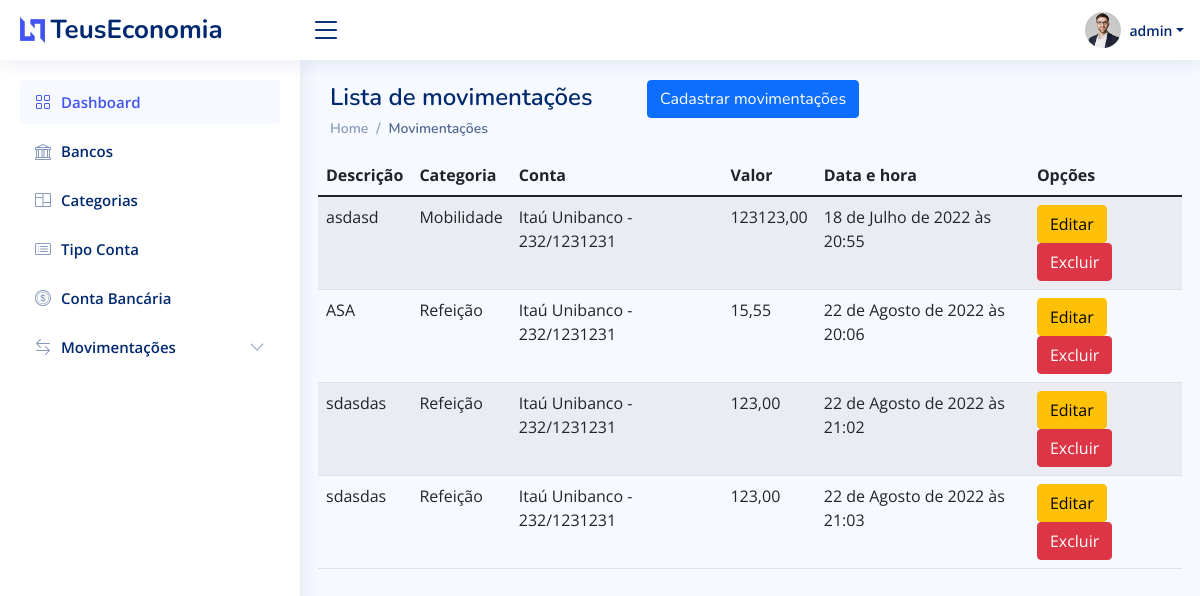
/listar/movimentacao-entrada/ (signed in), run on an earlier commit of the app's database.
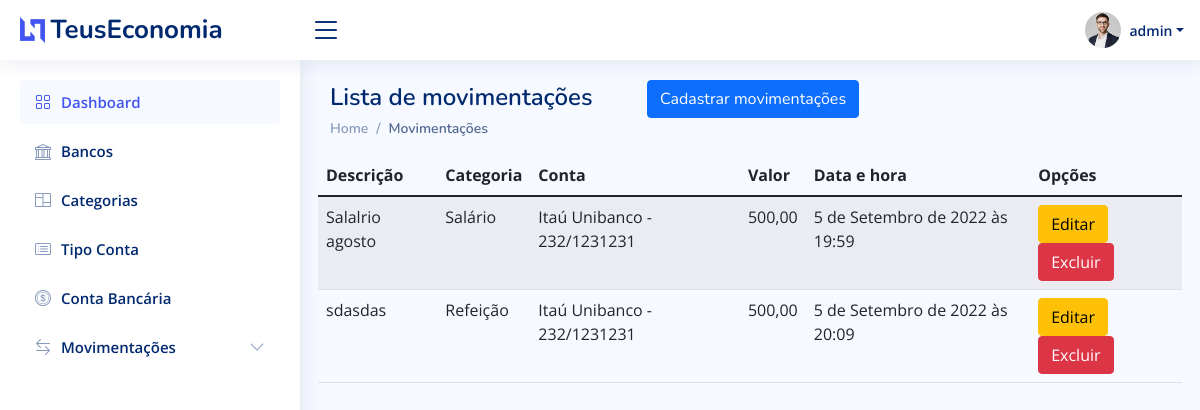
And on a later commit of the database.
### Paginas/models.py (models this page shows, shortened)
class MovimentacaoEntrada(models.Model):
	descricao = models.CharField(max_length=100, verbose_name="Descrição")
	categoria = models.ForeignKey(Categoria, on_delete=models.PROTECT)
	valor = models.DecimalField(decimal_places= 2, max_digits=50)
	cadastrado_em = models.DateTimeField(auto_now_add=True)
	atualizado_em = models.DateTimeField(auto_now=True)
	conta_bancaria = models.ForeignKey(ContaBancaria, verbose_name="Conta Bancária", on_delete=models.PROTECT)

class Categoria(models.Model):
	nome = models.CharField(max_length=50)
	descricao = models.CharField(max_length=100, verbose_name="Descrição")
	tipo_movimetacao = models.CharField(max_length=2, choices=TIPO_MOVIMENTACOES, default="S")
	def __str__(self) -> str:
		return '{}'.format(self.nome)

class ContaBancaria(models.Model):
	banco = models.ForeignKey(Banco, on_delete=models.PROTECT)
	tipo_conta = models.ForeignKey(TipoConta, on_delete=models.PROTECT)
	agencia = models.CharField(verbose_name='Agência', max_length=50)
	conta = models.CharField(max_length=10)
	valor_total = models.DecimalField(max_digits=99999999999, decimal_places=2)
	conjunta = models.BooleanField()
	usuario = models.ForeignKey(User, on_delete=models.PROTECT)
	def __str__(self) -> str:
		return '{} - {}/{}'.format(self.banco.nome, self.agencia, self.conta)

class Banco(models.Model):
	nome = models.CharField(max_length=100)
	codigo = models.DecimalField(max_digits=9999, decimal_places=0)

### Paginas/views.py (the view)
# urls.py: path('listar/movimentacao-entrada/', MovimentacaoEntradaList.as_view(), name='listar-movimentacao-entrada'),
class MovimentacaoEntradaList(LoginRequiredMixin, ListView):
	model = MovimentacaoEntrada
	template_name = 'paginas/listas/movimentacao-entrada.html'
	def get_queryset(self):
		self.object_list = MovimentacaoEntrada.objects.filter(
			conta_bancaria__usuario = self.request.user)
		return self.object_list

### Paginas/templates/paginas/listas/movimentacao-entrada.html
{% extends 'paginas/modelo.html' %} {% load static %} {% block pagetitle %}
<h1>Lista de movimentações
	<a href="{% url 'cadastrar-movimentacao-entrada' %}" class="btn btn-primary float-right ms-5">
		Cadastrar movimentações
	</a>
</h1>
{% endblock %} {% block breadcrumb %}
<nav>
	<ol class="breadcrumb">
		<li class="breadcrumb-item"><a href="{% url 'index' %}">Home</a></li>
		<li class="breadcrumb-item active">Movimentações</li>
	</ol>
</nav>
{% endblock %} {% block main %}
<table class="table table-striped">
	<thead>
		<tr>
			<th>Descrição</th>
			<th>Categoria</th>
			<th>Conta</th>
			<th>Valor</th>
			<th>Data e hora</th>
			<th>Opções</th>
		</tr>
	</thead>
	<tbody>
		{% for obj in object_list %}
		<tr>
			<td>{{ obj.descricao }}</td>
			<td>{{ obj.categoria }}</td>
			<td>{{ obj.conta_bancaria }}</td>
			<td>{{ obj.valor }}</td>
			<td>{{ obj.cadastrado_em }}</td>
			<td>
				<a href="{% url 'editar-movimentacao-entrada' obj.pk %}" class="btn btn-warning">Editar</a>
				<a href="{% url 'excluir-movimentacao-entrada' obj.pk %}" class="btn btn-danger">Excluir</a>
			</td>
		</tr>
		{% empty %}
		<tr>
			<td colspan="100%">Nenhum registro encontrado.</td>
		</tr>
		{% endfor %}
	</tbody>
</table>
{% endblock %}

### Paginas/templates/paginas/modelo.html (shortened to what this page needs)
{% load static %}
<!DOCTYPE html>
<html lang="pt-br">
<head>
    <link href="{% static 'assets/vendor/bootstrap/css/bootstrap.min.css' %}" rel="stylesheet">
    <link href="{% static 'assets/vendor/bootstrap-icons/bootstrap-icons.css' %}" rel="stylesheet">
    <link href="{% static 'assets/vendor/boxicons/css/boxicons.min.css' %}" rel="stylesheet">
    <link href="{% static 'assets/vendor/quill/quill.snow.css' %}" rel="stylesheet">
    <link href="{% static 'assets/vendor/quill/quill.bubble.css' %}" rel="stylesheet">
    <link href="{% static 'assets/vendor/remixicon/remixicon.css' %}" rel="stylesheet">
    <link href="{% static 'assets/vendor/simple-datatables/style.css' %}" rel="stylesheet">
    <link href="{% static 'assets/css/style.css' %}" rel="stylesheet">
</head>
<body>
    <header id="header" class="header fixed-top d-flex align-items-center">
        <div class="d-flex align-items-center justify-content-between">
            <a href="{% url 'index' %}" class="logo d-flex align-items-center">
                <img src="{% static 'assets/img/logo.png' %}" alt="">
                <span class="d-none d-lg-block">TeusEconomia</span>
            </a>
            <i class="bi bi-list toggle-sidebar-btn"></i>
        </div>
        {% block header %}
        <nav class="header-nav ms-auto">
            <ul class="d-flex align-items-center">
                {% if request.user.is_authenticated %}
                <li class="nav-item dropdown pe-3">
                    <a class="nav-link nav-profile d-flex align-items-center pe-0" href="#" data-bs-toggle="dropdown">
                        <img src="{% static 'assets/img/profile-img.jpg' %}" alt="Profile" class="rounded-circle">
                        <span class="d-none d-md-block dropdown-toggle ps-2">{{ request.user }}</span>
                    </a>
                </li>
                {% else %}
                <li class="nav-item pe-3">
                    <a class="btn btn-success" href="{% url 'login' %}">Entrar</a>
                </li>
                {% endif %}
            </ul>
        </nav>
    </header>
    {% endblock %}
    {% block sidebar %}
    <aside id="sidebar" class="sidebar">
        <ul class="sidebar-nav" id="sidebar-nav">
            <li class="nav-item">
                <a class="nav-link " href="/">
                    <i class="bi bi-grid"></i>
                    <span>Dashboard</span>
                </a>
            </li>
            {% if request.user.is_authenticated %} {% if request.user.groups.all.0.name == 'Administrador' %}
            <li class="nav-item">
                <a class="nav-link collapsed" href="{% url 'listar-banco' %}">
                    <i class="bi bi-bank"></i>
                    <span>Bancos</span>
                </a>
            </li>
            <li class="nav-item">
                <a class="nav-link collapsed" href="{% url 'listar-categoria' %}">
                    <i class="bi bi-columns"></i>
                    <span>Categorias</span>
                </a>
            </li>
            <li class="nav-item">
                <a class="nav-link collapsed" href="{% url 'listar-tipo-conta' %}">
                    <i class="bi bi-card-list"></i>
                    <span>Tipo Conta</span>
                </a>
            </li>
            {% endif %}
            <li class="nav-item">
                <a class="nav-link collapsed" href="{% url 'listar-conta-bancaria' %}">
                    <i class="bi bi-coin"></i>
                    <span>Conta Bancária</span>
                </a>
            </li>
            <li class="nav-item">
                <a class="nav-link collapsed" data-bs-target="#forms-nav" data-bs-toggle="collapse" href="#">
                    <i class="bi bi-arrow-left-right"></i><span>Movimentações</span><i class="bi bi-chevron-down ms-auto"></i>
                </a>
            </li>
            {% endif %}
        </ul>
    </aside>
    {% endblock %}
    <main id="main" class="main">
        <div class="pagetitle">
            {% block pagetitle %}{% endblock %} {% block breadcrumb %}{% endblock %}
        </div>
        <section class="section dashboard">
            <div class="row">
                {% block main %} {% endblock %}
            </div>
        </section>
    </main>
</body>
</html>

### static/assets/css/style.css (style rules this page uses)
:root { scroll-behavior: smooth; }
body { font-family: "Open Sans", sans-serif; background: #f6f9ff; color: #444444; }
a { color: #4154f1; text-decoration: none; }
h1, h2, h3, h4, h5, h6 { font-family: "Nunito", sans-serif; }
#main { margin-top: 60px; padding: 20px 30px; transition: all 0.3s; }
.pagetitle { margin-bottom: 10px; }
.pagetitle h1 { font-size: 24px; margin-bottom: 0; font-weight: 600; color: #012970; }
.breadcrumb { font-size: 14px; font-family: "Nunito", sans-serif; color: #899bbd; font-weight: 600; }
.breadcrumb a { color: #899bbd; transition: 0.3s; }
.breadcrumb .breadcrumb-item::before { color: #899bbd; }
.breadcrumb .active { color: #51678f; font-weight: 600; }
.logo { line-height: 1; }
@media (min-width: 1200px) { .logo { width: 280px; } }
.logo img { max-height: 26px; margin-right: 6px; }
.logo span { font-size: 26px; font-weight: 700; color: #012970; font-family: "Nunito", sans-serif; }
.header { transition: all 0.5s; z-index: 997; height: 60px; box-shadow: 0px 2px 20px rgba(1, 41, 112, 0.1); background-color: #fff; padding-left: 20px; }
.header .toggle-sidebar-btn { font-size: 32px; padding-left: 10px; cursor: pointer; color: #012970; }
.header-nav ul { list-style: none; }
.header-nav>ul { margin: 0; padding: 0; }
.header-nav .nav-profile { color: #012970; }
.header-nav .nav-profile img { max-height: 36px; }
.header-nav .nav-profile span { font-size: 14px; font-weight: 600; }
.sidebar { position: fixed; top: 60px; left: 0; bottom: 0; width: 300px; z-index: 996; transition: all 0.3s; padding: 20px; overflow-y: auto; scrollbar-width: thin; scrollbar-color: #aab7cf transparent; box-shadow: 0px 0px 20px rgba(1, 41, 112, 0.1); background-color: #fff; }
@media (min-width: 1200px) { #main, #footer { margin-left: 300px; } }
.sidebar-nav { padding: 0; margin: 0; list-style: none; }
.sidebar-nav li { padding: 0; margin: 0; list-style: none; }
.sidebar-nav .nav-item { margin-bottom: 5px; }
.sidebar-nav .nav-link { display: flex; align-items: center; font-size: 15px; font-weight: 600; color: #4154f1; transition: 0.3; background: #f6f9ff; padding: 10px 15px; border-radius: 4px; }
.sidebar-nav .nav-link i { font-size: 16px; margin-right: 10px; color: #4154f1; }
.sidebar-nav .nav-link.collapsed { color: #012970; background: #fff; }
.sidebar-nav .nav-link.collapsed i { color: #899bbd; }
.sidebar-nav .nav-link .bi-chevron-down { margin-right: 0; transition: transform 0.2s ease-in-out; }

What changed in the data, as far as the page shows it:
removed MovimentacaoEntrada: descricao "asdasd", categoria "Mobilidade", conta_bancaria "Itaú Unibanco - 232/1231231", valor "123123,00", cadastrado_em "18 de Julho de 2022 às 20:55"
removed MovimentacaoEntrada: descricao "ASA", categoria "Refeição", conta_bancaria "Itaú Unibanco - 232/1231231", valor "15,55", cadastrado_em "22 de Agosto de 2022 às 20:06"
removed MovimentacaoEntrada: descricao "sdasdas", categoria "Refeição", conta_bancaria "Itaú Unibanco - 232/1231231", valor "123,00", cadastrado_em "22 de Agosto de 2022 às 21:02"
removed MovimentacaoEntrada: descricao "sdasdas", categoria "Refeição", conta_bancaria "Itaú Unibanco - 232/1231231", valor "123,00", cadastrado_em "22 de Agosto de 2022 às 21:03"
added MovimentacaoEntrada: descricao "Salalrio agosto", categoria "Salário", conta_bancaria "Itaú Unibanco - 232/1231231", valor "500,00", cadastrado_em "5 de Setembro de 2022 às 19:59"
added MovimentacaoEntrada: descricao "sdasdas", categoria "Refeição", conta_bancaria "Itaú Unibanco - 232/1231231", valor "500,00", cadastrado_em "5 de Setembro de 2022 às 20:09"
